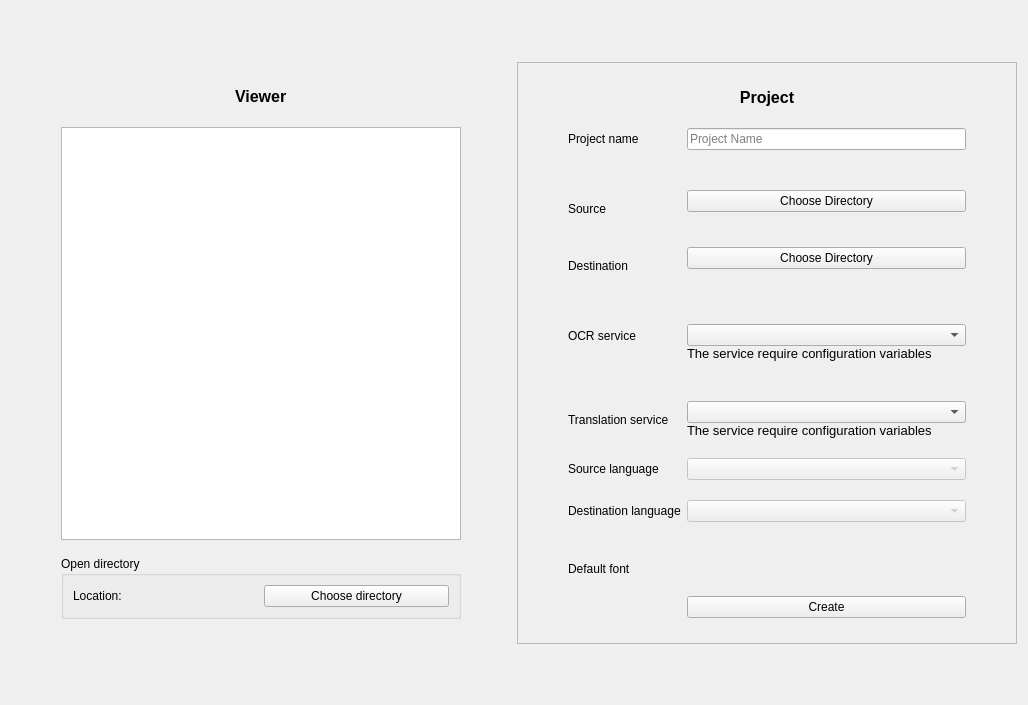
<?xml version="1.0" encoding="UTF-8"?>
<ui version="4.0">
 <class>HomePage</class>
 <widget class="QWidget" name="HomePage">
  <property name="geometry">
   <rect>
    <x>0</x>
    <y>0</y>
    <width>1004</width>
    <height>705</height>
   </rect>
  </property>
  <property name="windowTitle">
   <string>Form</string>
  </property>
  <property name="autoFillBackground">
   <bool>true</bool>
  </property>
  <layout class="QVBoxLayout" name="verticalLayout_7">
   <item>
    <spacer name="top_verticalSpacer">
     <property name="orientation">
      <enum>Qt::Vertical</enum>
     </property>
     <property name="sizeHint" stdset="0">
      <size>
       <width>20</width>
       <height>40</height>
      </size>
     </property>
    </spacer>
   </item>
   <item>
    <layout class="QHBoxLayout" name="RootH">
     <property name="leftMargin">
      <number>0</number>
     </property>
     <item>
      <spacer name="left_horizontalSpacerRoot">
       <property name="orientation">
        <enum>Qt::Horizontal</enum>
       </property>
       <property name="sizeHint" stdset="0">
        <size>
         <width>40</width>
         <height>20</height>
        </size>
       </property>
      </spacer>
     </item>
     <item>
      <widget class="QFrame" name="viewer_frame">
       <property name="minimumSize">
        <size>
         <width>500</width>
         <height>0</height>
        </size>
       </property>
       <property name="autoFillBackground">
        <bool>true</bool>
       </property>
       <layout class="QVBoxLayout" name="ViewerLayout">
        <property name="leftMargin">
         <number>50</number>
        </property>
        <property name="topMargin">
         <number>25</number>
        </property>
        <property name="rightMargin">
         <number>50</number>
        </property>
        <property name="bottomMargin">
         <number>25</number>
        </property>
        <item alignment="Qt::AlignHCenter">
         <widget class="QLabel" name="TitleViewer">
          <property name="font">
           <font>
            <pointsize>12</pointsize>
            <bold>true</bold>
           </font>
          </property>
          <property name="text">
           <string>Viewer</string>
          </property>
          <property name="margin">
           <number>0</number>
          </property>
         </widget>
        </item>
        <item>
         <spacer name="verticalSpacer_2">
          <property name="orientation">
           <enum>Qt::Vertical</enum>
          </property>
          <property name="sizeType">
           <enum>QSizePolicy::Fixed</enum>
          </property>
          <property name="sizeHint" stdset="0">
           <size>
            <width>20</width>
            <height>15</height>
           </size>
          </property>
         </spacer>
        </item>
        <item>
         <widget class="QListView" name="projectListView">
          <property name="horizontalScrollBarPolicy">
           <enum>Qt::ScrollBarAlwaysOff</enum>
          </property>
          <property name="editTriggers">
           <set>QAbstractItemView::NoEditTriggers</set>
          </property>
          <property name="showDropIndicator" stdset="0">
           <bool>false</bool>
          </property>
          <property name="textElideMode">
           <enum>Qt::ElideLeft</enum>
          </property>
          <property name="itemAlignment">
           <set>Qt::AlignLeading</set>
          </property>
         </widget>
        </item>
        <item>
         <spacer name="verticalSpacer_9">
          <property name="orientation">
           <enum>Qt::Vertical</enum>
          </property>
          <property name="sizeType">
           <enum>QSizePolicy::Fixed</enum>
          </property>
          <property name="sizeHint" stdset="0">
           <size>
            <width>20</width>
            <height>10</height>
           </size>
          </property>
         </spacer>
        </item>
        <item>
         <widget class="QGroupBox" name="OpenDirBox">
          <property name="title">
           <string>Open directory</string>
          </property>
          <layout class="QHBoxLayout" name="horizontalLayout_8">
           <item>
            <widget class="QLabel" name="label_6">
             <property name="text">
              <string>Location:</string>
             </property>
            </widget>
           </item>
           <item>
            <widget class="QPushButton" name="chapterViewerOpenButton">
             <property name="text">
              <string>Choose directory</string>
             </property>
            </widget>
           </item>
          </layout>
         </widget>
        </item>
       </layout>
      </widget>
     </item>
     <item>
      <spacer name="middle_horizontalSpacerRoot">
       <property name="orientation">
        <enum>Qt::Horizontal</enum>
       </property>
       <property name="sizeHint" stdset="0">
        <size>
         <width>40</width>
         <height>20</height>
        </size>
       </property>
      </spacer>
     </item>
     <item alignment="Qt::AlignHCenter|Qt::AlignTop">
      <widget class="QFrame" name="project_frame">
       <property name="minimumSize">
        <size>
         <width>500</width>
         <height>0</height>
        </size>
       </property>
       <property name="autoFillBackground">
        <bool>true</bool>
       </property>
       <property name="frameShape">
        <enum>QFrame::StyledPanel</enum>
       </property>
       <layout class="QVBoxLayout" name="verticalLayout">
        <property name="leftMargin">
         <number>50</number>
        </property>
        <property name="topMargin">
         <number>25</number>
        </property>
        <property name="rightMargin">
         <number>50</number>
        </property>
        <property name="bottomMargin">
         <number>25</number>
        </property>
        <item>
         <widget class="QLabel" name="TitleProject">
          <property name="font">
           <font>
            <pointsize>12</pointsize>
            <bold>true</bold>
           </font>
          </property>
          <property name="text">
           <string>Project</string>
          </property>
          <property name="textFormat">
           <enum>Qt::PlainText</enum>
          </property>
          <property name="alignment">
           <set>Qt::AlignCenter</set>
          </property>
         </widget>
        </item>
        <item>
         <spacer name="verticalSpacer">
          <property name="orientation">
           <enum>Qt::Vertical</enum>
          </property>
          <property name="sizeType">
           <enum>QSizePolicy::Fixed</enum>
          </property>
          <property name="sizeHint" stdset="0">
           <size>
            <width>1</width>
            <height>15</height>
           </size>
          </property>
         </spacer>
        </item>
        <item>
         <layout class="QFormLayout" name="NewProjectForm">
          <property name="formAlignment">
           <set>Qt::AlignLeading|Qt::AlignLeft|Qt::AlignVCenter</set>
          </property>
          <property name="horizontalSpacing">
           <number>6</number>
          </property>
          <property name="verticalSpacing">
           <number>20</number>
          </property>
          <property name="topMargin">
           <number>0</number>
          </property>
          <item row="2" column="0">
           <widget class="QLabel" name="sourceLabel">
            <property name="sizePolicy">
             <sizepolicy hsizetype="Preferred" vsizetype="Expanding">
              <horstretch>0</horstretch>
              <verstretch>0</verstretch>
             </sizepolicy>
            </property>
            <property name="text">
             <string>Source</string>
            </property>
           </widget>
          </item>
          <item row="2" column="1">
           <layout class="QVBoxLayout" name="verticalLayout_2">
            <property name="topMargin">
             <number>0</number>
            </property>
            <item>
             <widget class="QPushButton" name="srcSelectButton">
              <property name="sizePolicy">
               <sizepolicy hsizetype="Minimum" vsizetype="Fixed">
                <horstretch>0</horstretch>
                <verstretch>0</verstretch>
               </sizepolicy>
              </property>
              <property name="whatsThis">
               <string>Where the images are located</string>
              </property>
              <property name="text">
               <string>Choose Directory</string>
              </property>
             </widget>
            </item>
            <item>
             <widget class="QLabel" name="sourceSelectLabel">
              <property name="enabled">
               <bool>true</bool>
              </property>
              <property name="sizePolicy">
               <sizepolicy hsizetype="Ignored" vsizetype="Fixed">
                <horstretch>0</horstretch>
                <verstretch>0</verstretch>
               </sizepolicy>
              </property>
              <property name="font">
               <font>
                <pointsize>10</pointsize>
                <italic>false</italic>
               </font>
              </property>
              <property name="autoFillBackground">
               <bool>false</bool>
              </property>
              <property name="styleSheet">
               <string notr="true">* {
	color: rgb(46, 52, 54);
}</string>
              </property>
              <property name="text">
               <string/>
              </property>
              <property name="alignment">
               <set>Qt::AlignRight|Qt::AlignTrailing|Qt::AlignVCenter</set>
              </property>
              <property name="wordWrap">
               <bool>false</bool>
              </property>
              <property name="textInteractionFlags">
               <set>Qt::NoTextInteraction</set>
              </property>
             </widget>
            </item>
           </layout>
          </item>
          <item row="3" column="0">
           <widget class="QLabel" name="destinationLabel">
            <property name="sizePolicy">
             <sizepolicy hsizetype="Preferred" vsizetype="Expanding">
              <horstretch>0</horstretch>
              <verstretch>0</verstretch>
             </sizepolicy>
            </property>
            <property name="text">
             <string>Destination</string>
            </property>
           </widget>
          </item>
          <item row="3" column="1">
           <layout class="QVBoxLayout" name="verticalLayout_4">
            <property name="topMargin">
             <number>0</number>
            </property>
            <item>
             <widget class="QPushButton" name="destButton">
              <property name="whatsThis">
               <string>Where the project folder will be placed</string>
              </property>
              <property name="text">
               <string>Choose Directory</string>
              </property>
             </widget>
            </item>
            <item>
             <widget class="QLabel" name="destSelectLabel">
              <property name="sizePolicy">
               <sizepolicy hsizetype="Ignored" vsizetype="Preferred">
                <horstretch>0</horstretch>
                <verstretch>0</verstretch>
               </sizepolicy>
              </property>
              <property name="font">
               <font>
                <pointsize>10</pointsize>
               </font>
              </property>
              <property name="styleSheet">
               <string notr="true">* {
color: rgb(46, 52, 54);
}</string>
              </property>
              <property name="text">
               <string/>
              </property>
              <property name="alignment">
               <set>Qt::AlignRight|Qt::AlignTrailing|Qt::AlignVCenter</set>
              </property>
             </widget>
            </item>
           </layout>
          </item>
          <item row="5" column="0">
           <widget class="QLabel" name="ocrServiceLabel">
            <property name="text">
             <string>OCR service</string>
            </property>
           </widget>
          </item>
          <item row="5" column="1">
           <layout class="QVBoxLayout" name="verticalLayout_5">
            <property name="topMargin">
             <number>0</number>
            </property>
            <item>
             <widget class="QComboBox" name="ocrComboBox">
              <property name="iconSize">
               <size>
                <width>16</width>
                <height>15</height>
               </size>
              </property>
             </widget>
            </item>
            <item>
             <widget class="QLabel" name="ocrWarningLabel">
              <property name="sizePolicy">
               <sizepolicy hsizetype="Preferred" vsizetype="Preferred">
                <horstretch>0</horstretch>
                <verstretch>0</verstretch>
               </sizepolicy>
              </property>
              <property name="font">
               <font>
                <pointsize>10</pointsize>
               </font>
              </property>
              <property name="text">
               <string>The service require configuration variables</string>
              </property>
              <property name="wordWrap">
               <bool>true</bool>
              </property>
             </widget>
            </item>
           </layout>
          </item>
          <item row="7" column="0">
           <widget class="QLabel" name="translationLabel">
            <property name="sizePolicy">
             <sizepolicy hsizetype="Preferred" vsizetype="Expanding">
              <horstretch>0</horstretch>
              <verstretch>0</verstretch>
             </sizepolicy>
            </property>
            <property name="text">
             <string>Translation service</string>
            </property>
           </widget>
          </item>
          <item row="7" column="1">
           <layout class="QVBoxLayout" name="verticalLayout_6">
            <property name="topMargin">
             <number>0</number>
            </property>
            <item>
             <widget class="QComboBox" name="transComboBox"/>
            </item>
            <item>
             <widget class="QLabel" name="transWarningLabel">
              <property name="font">
               <font>
                <pointsize>10</pointsize>
               </font>
              </property>
              <property name="text">
               <string>The service require configuration variables</string>
              </property>
              <property name="wordWrap">
               <bool>true</bool>
              </property>
             </widget>
            </item>
           </layout>
          </item>
          <item row="8" column="0">
           <widget class="QLabel" name="transSrclabel">
            <property name="text">
             <string>Source language</string>
            </property>
           </widget>
          </item>
          <item row="8" column="1">
           <widget class="QComboBox" name="transSrcComboBox">
            <property name="enabled">
             <bool>false</bool>
            </property>
           </widget>
          </item>
          <item row="9" column="0">
           <widget class="QLabel" name="label">
            <property name="text">
             <string>Destination language</string>
            </property>
           </widget>
          </item>
          <item row="9" column="1">
           <widget class="QComboBox" name="transDestComboBox">
            <property name="enabled">
             <bool>false</bool>
            </property>
           </widget>
          </item>
          <item row="13" column="1">
           <widget class="QPushButton" name="submitButton">
            <property name="text">
             <string>Create</string>
            </property>
           </widget>
          </item>
          <item row="11" column="1">
           <layout class="QVBoxLayout" name="fontSelectLayout">
            <property name="topMargin">
             <number>0</number>
            </property>
           </layout>
          </item>
          <item row="11" column="0">
           <widget class="QLabel" name="fontLabel">
            <property name="text">
             <string>Default font</string>
            </property>
           </widget>
          </item>
          <item row="0" column="1">
           <widget class="QLineEdit" name="projectName">
            <property name="placeholderText">
             <string>Project Name</string>
            </property>
           </widget>
          </item>
          <item row="0" column="0">
           <widget class="QLabel" name="projectNameLabel">
            <property name="sizePolicy">
             <sizepolicy hsizetype="Preferred" vsizetype="Expanding">
              <horstretch>0</horstretch>
              <verstretch>0</verstretch>
             </sizepolicy>
            </property>
            <property name="text">
             <string>Project name</string>
            </property>
           </widget>
          </item>
          <item row="1" column="1">
           <spacer name="verticalSpacer_3">
            <property name="orientation">
             <enum>Qt::Vertical</enum>
            </property>
            <property name="sizeType">
             <enum>QSizePolicy::Fixed</enum>
            </property>
            <property name="sizeHint" stdset="0">
             <size>
              <width>20</width>
              <height>0</height>
             </size>
            </property>
           </spacer>
          </item>
          <item row="4" column="1">
           <spacer name="verticalSpacer_4">
            <property name="orientation">
             <enum>Qt::Vertical</enum>
            </property>
            <property name="sizeType">
             <enum>QSizePolicy::Fixed</enum>
            </property>
            <property name="sizeHint" stdset="0">
             <size>
              <width>20</width>
              <height>0</height>
             </size>
            </property>
           </spacer>
          </item>
          <item row="6" column="1">
           <spacer name="verticalSpacer_5">
            <property name="orientation">
             <enum>Qt::Vertical</enum>
            </property>
            <property name="sizeType">
             <enum>QSizePolicy::Fixed</enum>
            </property>
            <property name="sizeHint" stdset="0">
             <size>
              <width>20</width>
              <height>0</height>
             </size>
            </property>
           </spacer>
          </item>
          <item row="10" column="1">
           <spacer name="verticalSpacer_6">
            <property name="orientation">
             <enum>Qt::Vertical</enum>
            </property>
            <property name="sizeType">
             <enum>QSizePolicy::Fixed</enum>
            </property>
            <property name="sizeHint" stdset="0">
             <size>
              <width>20</width>
              <height>0</height>
             </size>
            </property>
           </spacer>
          </item>
         </layout>
        </item>
       </layout>
      </widget>
     </item>
     <item>
      <spacer name="right_horizontalSpacerRoot">
       <property name="orientation">
        <enum>Qt::Horizontal</enum>
       </property>
       <property name="sizeHint" stdset="0">
        <size>
         <width>40</width>
         <height>20</height>
        </size>
       </property>
      </spacer>
     </item>
    </layout>
   </item>
   <item>
    <spacer name="bottom_verticalSpacer">
     <property name="orientation">
      <enum>Qt::Vertical</enum>
     </property>
     <property name="sizeHint" stdset="0">
      <size>
       <width>20</width>
       <height>40</height>
      </size>
     </property>
    </spacer>
   </item>
  </layout>
 </widget>
 <resources/>
 <connections/>
</ui>
